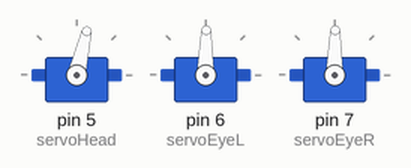
Recording of a sketch running on a simulated Arduino Uno, built with avr-gcc and run on an emulated ATmega328P. On the bench: 3 × servo. Random numbers use the default seed unless the sketch sets one.

Above: at 0.2 s.
At 3.6 s:
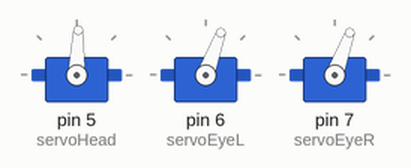
At 19.7 s:
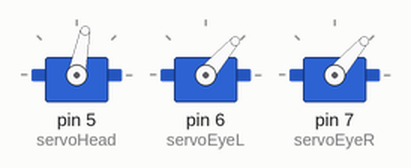
At 24.0 s:
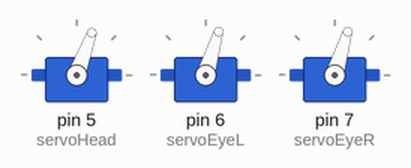
At 26.7 s:
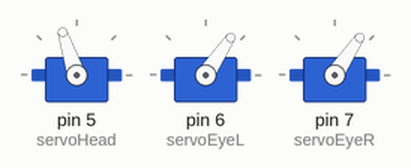
At 36.3 s:
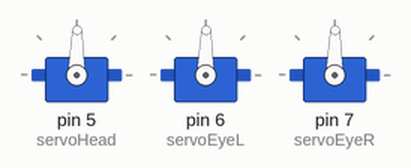
Timing chart, 0 to 37.8 s (numbered marks = the images above):
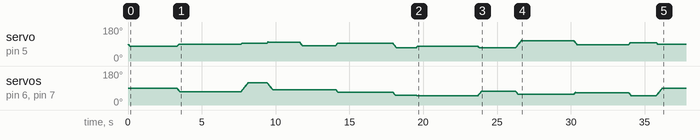

The sketch:

ScaryShiftyServoEyeballs.pde
```cpp
/**
 * ScaryShiftServoEyeballs.pde --
 *  Get two eyeballs, hook a servo to each one,
 *  then mount that on a 'head' and connect a servo to that.
 *  This sketch will make the eyes and head "look around" in a shifty fashion.
 *  Add sensors to make it look at things!
 *
 * 2009, Tod E. Kurt, http://todbot.com/blog/
 *
 */

#include <Servo.h>

Servo servoHead;
Servo servoEyeL;
Servo servoEyeR;

int posHead;
int posEye;
int posHdest, posEdest;
int wait;
int rate = 2;

void setup()
{
  servoHead.attach(5);
  servoEyeL.attach(6);
  servoEyeR.attach(7);

  posHdest = posHead = 90;
  posEdest = posEye = 90;
}

void loop()
{
    if( wait == 0 ) {
        posHdest = random(70,110);  // move had between 70-110 degrees
        posEdest = random(40,140);  // move eyes between 40-140 degrees
        wait = random(150,450);     // between 1.5 secs & 4.5 secs
    }
    else {
        posHead = slew_servo( posHead, posHdest, rate);
        posEye  = slew_servo( posEye,  posEdest, rate);
        wait--;
    }

    servoHead.write( posHead );
    servoEyeL.write( posEye  );
    servoEyeR.write( posEye  );

    delay(10);
}

// return new pos from current pos, dest and rate
int slew_servo( int pos, int dest, int rate)
{
    int diff = pos - dest;
    if( diff == 0 ) return pos;
    else if( diff > -rate ) pos++;
    else if( diff <  rate ) pos--;
    if(      diff > 0 ) pos -= rate;
    else if( diff < 0 ) pos += rate;
    return pos;
}
```
